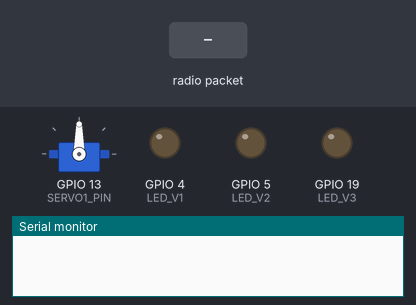
Simulated run of this program. Board: ESP32. Shown: servo, output pins drawn as LEDs (lit = HIGH), the last lines printed to the serial monitor. Inputs (shaded band) come from the test bench.

Above: at 1.7 s.
1.8 s: radio packet "1" arrives
At 2.1 s:
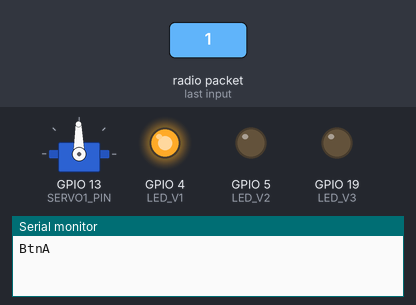
3.8 s: radio packet "2" arrives
At 4.1 s:
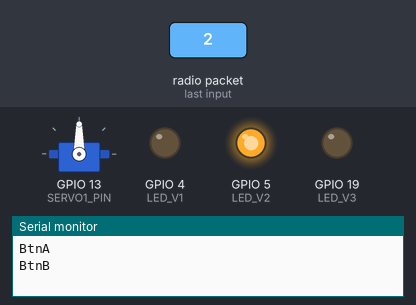
5.8 s: radio packet "4" arrives
At 6.1 s:
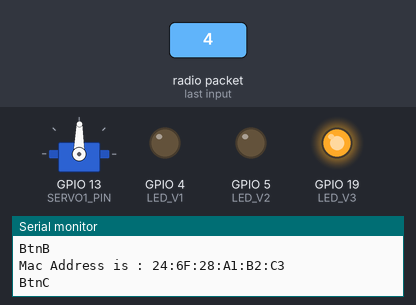
Timing chart, 0 to 8.8 s (numbered marks = the images above; inputs shaded):
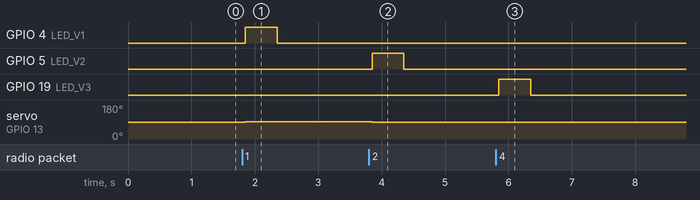

The program:

main.cpp
```cpp
#include "ServoEasing.hpp"
#include <ESP32Servo.h>
#include "WiFi.h"
#include "pin.h"
#include <Arduino.h>
#include <esp_now.h>

char buf[2];
Servo myServo;

const int minAngle = -15;
const int maxAngle = +15;
const int centerPW = 1450;
const float PWpAngle = 950/90;
int global_angle = 0;
const int minPW = 500;
const int maxPW = 2400;

const int LED_time = 500;
unsigned long LED_R = 0; //左
unsigned long LED_W = 0; //中央
unsigned long LED_G = 0; //右

float angle2PW(int angle){
    int angle2 = max(minAngle, min(angle, maxAngle));
    float PW = centerPW + PWpAngle * angle2;
    return PW;
}

void OnDataRecv(const uint8_t *mac, const uint8_t *recvData, int len) {
  memcpy(&buf[0], recvData, len);
  buf[len] = '\0';
  auto data = atoi(buf);

  if (data == 1) {  // 左ボタン
    Serial.println("BtnA");
    global_angle += 1;
    LED_R = millis() + LED_time;

  } else if (data == 2) {  // 中央ボタン
    Serial.println("BtnB");
    global_angle = 0;
    LED_W = millis() + LED_time;

  } else if (data == 4) {  // 右ボタン
    Serial.println("BtnC");
    global_angle -= 1;
    LED_G = millis() + LED_time;

  } else {
    Serial.println("Unknown");
  }
}

void setup() {
  Serial.begin(115200);

  delay(500);  // Wait for servo to reach start position.

  //   ESP Now
  WiFi.mode(WIFI_STA);  // Wi-FiをStationモードに設定

  // ESP-NOWの初期化
  if (esp_now_init() != ESP_OK) {
    Serial.println("Error initializing ESP-NOW");
    return;
  }
  //サーボ設定
  myServo.setPeriodHertz(50); // Standard 50hz servo
  myServo.attach(SERVO1_PIN, minPW, maxPW);

  //LED設定
    pinMode(LED_V1, OUTPUT);
    pinMode(LED_V2, OUTPUT);
    pinMode(LED_V3, OUTPUT);

  esp_now_register_recv_cb(OnDataRecv);
}

unsigned long last_time;

void loop() {
  last_time = millis();
  while (true) {
    if (millis() >= last_time + 5 * 1000) {
      last_time = millis();
      Serial.print("Mac Address is : ");
      Serial.println(WiFi.macAddress());
    }
    myServo.write(angle2PW(global_angle));
    delay(2);

    digitalWrite(LED_V1, millis() < LED_R);
    digitalWrite(LED_V2, millis() < LED_W);
    digitalWrite(LED_V3, millis() < LED_G);

    }
}
```

pin.h
```cpp
#ifndef PIN_H
#define PIN_H

#define SERVO1_PIN 13
#define LED_V1 4
#define LED_V2 5
#define LED_V3 19

#define SPEED_IN_PIN A0           // 36/VP
#define MODE_ANALOG_INPUT_PIN A3  // 39

#define SERVO_UNDER_TEST_PIN SERVO1_PIN

#define SPEED_OR_POSITION_ANALOG_INPUT_PIN SPEED_IN_PIN
#define POSITION_ANALOG_INPUT_PIN SPEED_IN_PIN

// for ESP32 LED_BUILTIN is defined as: static const uint8_t LED_BUILTIN 2
#if !defined(LED_BUILTIN) && !defined(ESP32)
#define LED_BUILTIN PB1
#endif

#endif  // PIN_H
```

Measured:
- after the input at 1.8 s, GPIO 4 (LED_V1): LOW → HIGH after 0.05 s, → LOW 0.50 s later; servo on GPIO 13 (SERVO1_PIN): 90° → 91° after 0.05 s
- after the input at 3.8 s, GPIO 5 (LED_V2): LOW → HIGH after 0.05 s, → LOW 0.50 s later; servo on GPIO 13 (SERVO1_PIN): 91° → 90° after 0.05 s
- after the input at 5.8 s, GPIO 19 (LED_V3): LOW → HIGH after 0.05 s, → LOW 0.50 s later; servo on GPIO 13 (SERVO1_PIN): 90° → 89° after 0.05 s
